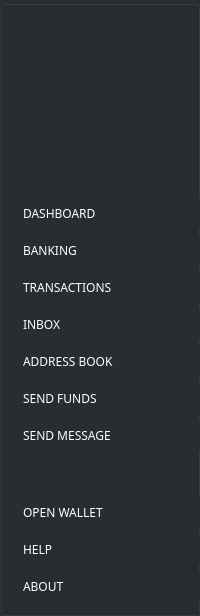
       <widget class="QGroupBox" name="leftMenu">
        <property name="sizePolicy">
         <sizepolicy hsizetype="Expanding" vsizetype="Expanding">
          <horstretch>0</horstretch>
          <verstretch>0</verstretch>
         </sizepolicy>
        </property>
        <property name="minimumSize">
         <size>
          <width>200</width>
          <height>0</height>
         </size>
        </property>
        <property name="maximumSize">
         <size>
          <width>200</width>
          <height>16777215</height>
         </size>
        </property>
        <property name="styleSheet">
         <string notr="true">background-color: #282d31; border-right: 1px solid #444;</string>
        </property>
        <property name="title">
         <string/>
        </property>
        <layout class="QVBoxLayout" name="verticalLayout">
         <property name="leftMargin">
          <number>0</number>
         </property>
         <property name="rightMargin">
          <number>0</number>
         </property>
         <item>
          <widget class="QLabel" name="label_42">
           <property name="minimumSize">
            <size>
             <width>175</width>
             <height>175</height>
            </size>
           </property>
           <property name="maximumSize">
            <size>
             <width>175</width>
             <height>175</height>
            </size>
           </property>
           <property name="styleSheet">
            <string notr="true">padding: 40px;
border:none;</string>
           </property>
           <property name="text">
            <string/>
           </property>
           <property name="pixmap">
            <pixmap resource="../../resources.qrc">:/images/w2w-logo</pixmap>
           </property>
           <property name="scaledContents">
            <bool>true</bool>
           </property>
           <property name="alignment">
            <set>Qt::AlignCenter</set>
           </property>
          </widget>
         </item>
         <item>
          <widget class="QPushButton" name="lm_dashboardButton">
           <property name="minimumSize">
            <size>
             <width>199</width>
             <height>31</height>
            </size>
           </property>
           <property name="maximumSize">
            <size>
             <width>199</width>
             <height>31</height>
            </size>
           </property>
           <property name="font">
            <font>
             <family>Poppins</family>
             <weight>50</weight>
             <bold>false</bold>
            </font>
           </property>
           <property name="styleSheet">
            <string notr="true">QPushButton {
text-align: left; 
color: #fff; 
padding-left: 20px;
font-weight: normal;
border: none;

}

QPushButton:hover {
text-align: left; color: orange; 
padding-left: 20px;
border: none;
background-color: #333;
}</string>
           </property>
           <property name="text">
            <string>DASHBOARD</string>
           </property>
           <property name="icon">
            <iconset resource="../../resources.qrc">
             <normaloff>:/icons/icon-home</normaloff>:/icons/icon-home</iconset>
           </property>
           <property name="iconSize">
            <size>
             <width>18</width>
             <height>18</height>
            </size>
           </property>
          </widget>
         </item>
         <item>
          <widget class="QPushButton" name="lm_bankingButton">
           <property name="minimumSize">
            <size>
             <width>199</width>
             <height>31</height>
            </size>
           </property>
           <property name="maximumSize">
            <size>
             <width>199</width>
             <height>31</height>
            </size>
           </property>
           <property name="font">
            <font>
             <family>Poppins</family>
             <weight>50</weight>
             <bold>false</bold>
            </font>
           </property>
           <property name="styleSheet">
            <string notr="true">QPushButton {
text-align: left; 
color: #fff; 
padding-left: 20px;
font-weight: normal;
border: none;

}

QPushButton:hover {
text-align: left; color: orange; 
padding-left: 20px;
border: none;
background-color: #333;
}</string>
           </property>
           <property name="text">
            <string>BANKING</string>
           </property>
           <property name="icon">
            <iconset resource="../../resources.qrc">
             <normaloff>:/icons/icon-banking</normaloff>:/icons/icon-banking</iconset>
           </property>
           <property name="iconSize">
            <size>
             <width>18</width>
             <height>18</height>
            </size>
           </property>
          </widget>
         </item>
         <item>
          <widget class="QPushButton" name="lm_transactionButton">
           <property name="minimumSize">
            <size>
             <width>199</width>
             <height>31</height>
            </size>
           </property>
           <property name="maximumSize">
            <size>
             <width>199</width>
             <height>31</height>
            </size>
           </property>
           <property name="font">
            <font>
             <family>Poppins</family>
             <weight>50</weight>
             <bold>false</bold>
            </font>
           </property>
           <property name="styleSheet">
            <string notr="true">QPushButton {
text-align: left; 
color: #fff; 
padding-left: 20px;
font-weight: normal;
border: none;

}

QPushButton:hover {
text-align: left; color: orange; 
padding-left: 20px;
border: none;
background-color: #333;
}</string>
           </property>
           <property name="text">
            <string>TRANSACTIONS</string>
           </property>
           <property name="icon">
            <iconset resource="../../resources.qrc">
             <normaloff>:/icons/icon-transactions</normaloff>:/icons/icon-transactions</iconset>
           </property>
           <property name="iconSize">
            <size>
             <width>18</width>
             <height>18</height>
            </size>
           </property>
          </widget>
         </item>
         <item>
          <widget class="QPushButton" name="lm_messagesButton">
           <property name="minimumSize">
            <size>
             <width>199</width>
             <height>31</height>
            </size>
           </property>
           <property name="maximumSize">
            <size>
             <width>199</width>
             <height>31</height>
            </size>
           </property>
           <property name="font">
            <font>
             <family>Poppins</family>
             <weight>50</weight>
             <bold>false</bold>
            </font>
           </property>
           <property name="styleSheet">
            <string notr="true">QPushButton {
text-align: left; 
color: #fff; 
padding-left: 20px;
font-weight: normal;
border: none;

}

QPushButton:hover {
text-align: left; color: orange; 
padding-left: 20px;
border: none;
background-color: #333;
}</string>
           </property>
           <property name="text">
            <string>INBOX</string>
           </property>
           <property name="icon">
            <iconset resource="../../resources.qrc">
             <normaloff>:/icons/icon-messages</normaloff>:/icons/icon-messages</iconset>
           </property>
           <property name="iconSize">
            <size>
             <width>18</width>
             <height>18</height>
            </size>
           </property>
          </widget>
         </item>
         <item>
          <widget class="QPushButton" name="lm_addressBookButton_2">
           <property name="minimumSize">
            <size>
             <width>199</width>
             <height>31</height>
            </size>
           </property>
           <property name="maximumSize">
            <size>
             <width>199</width>
             <height>31</height>
            </size>
           </property>
           <property name="font">
            <font>
             <family>Poppins</family>
             <weight>50</weight>
             <bold>false</bold>
            </font>
           </property>
           <property name="styleSheet">
            <string notr="true">QPushButton {
text-align: left; 
color: #fff; 
padding-left: 20px;
font-weight: normal;
border: none;

}

QPushButton:hover {
text-align: left; color: orange; 
padding-left: 20px;
border: none;
background-color: #333;
}</string>
           </property>
           <property name="text">
            <string>ADDRESS BOOK</string>
           </property>
           <property name="icon">
            <iconset resource="../../resources.qrc">
             <normaloff>:/icons/address-book</normaloff>:/icons/address-book</iconset>
           </property>
           <property name="iconSize">
            <size>
             <width>18</width>
             <height>18</height>
            </size>
           </property>
          </widget>
         </item>
         <item>
          <widget class="QPushButton" name="lm_newTransferButton">
           <property name="minimumSize">
            <size>
             <width>199</width>
             <height>31</height>
            </size>
           </property>
           <property name="maximumSize">
            <size>
             <width>199</width>
             <height>31</height>
            </size>
           </property>
           <property name="font">
            <font>
             <family>Poppins</family>
             <weight>50</weight>
             <bold>false</bold>
            </font>
           </property>
           <property name="styleSheet">
            <string notr="true">QPushButton {
text-align: left; 
color: #fff; 
padding-left: 20px;
font-weight: normal;
border: none;

}

QPushButton:hover {
text-align: left; color: orange; 
padding-left: 20px;
border: none;
background-color: #333;
}</string>
           </property>
           <property name="text">
            <string>SEND FUNDS</string>
           </property>
           <property name="icon">
            <iconset resource="../../resources.qrc">
             <normaloff>:/icons/icon-send</normaloff>:/icons/icon-send</iconset>
           </property>
          </widget>
         </item>
         <item>
          <widget class="QPushButton" name="lm_newMessageButton">
           <property name="minimumSize">
            <size>
             <width>199</width>
             <height>31</height>
            </size>
           </property>
           <property name="maximumSize">
            <size>
             <width>199</width>
             <height>31</height>
            </size>
           </property>
           <property name="font">
            <font>
             <family>Poppins</family>
             <weight>50</weight>
             <bold>false</bold>
            </font>
           </property>
           <property name="styleSheet">
            <string notr="true">QPushButton {
text-align: left; 
color: #fff; 
padding-left: 20px;
font-weight: normal;
border: none;

}

QPushButton:hover {
text-align: left; color: orange; 
padding-left: 20px;
border: none;
background-color: #333;
}</string>
           </property>
           <property name="text">
            <string>SEND MESSAGE</string>
           </property>
           <property name="icon">
            <iconset resource="../../resources.qrc">
             <normaloff>:/icons/icon-send-message</normaloff>:/icons/icon-send-message</iconset>
           </property>
          </widget>
         </item>
         <item>
          <spacer name="verticalSpacer">
           <property name="orientation">
            <enum>Qt::Vertical</enum>
           </property>
           <property name="sizeHint" stdset="0">
            <size>
             <width>20</width>
             <height>40</height>
            </size>
           </property>
          </spacer>
         </item>
         <item>
          <widget class="QPushButton" name="lm_newOpenWalletButton">
           <property name="minimumSize">
            <size>
             <width>199</width>
             <height>31</height>
            </size>
           </property>
           <property name="maximumSize">
            <size>
             <width>199</width>
             <height>60</height>
            </size>
           </property>
           <property name="font">
            <font>
             <family>Poppins</family>
             <weight>50</weight>
             <bold>false</bold>
            </font>
           </property>
           <property name="styleSheet">
            <string notr="true">QPushButton {
text-align: left; 
color: #fff; 
padding-left: 20px;
font-weight: normal;
border: none;

}

QPushButton:hover {
text-align: left; color: orange; 
padding-left: 20px;
border: none;
background-color: #333;
}</string>
           </property>
           <property name="text">
            <string>OPEN WALLET</string>
           </property>
          </widget>
         </item>
         <item>
          <widget class="QPushButton" name="lm_helpButton">
           <property name="minimumSize">
            <size>
             <width>199</width>
             <height>31</height>
            </size>
           </property>
           <property name="maximumSize">
            <size>
             <width>199</width>
             <height>60</height>
            </size>
           </property>
           <property name="font">
            <font>
             <family>Poppins</family>
             <weight>50</weight>
             <bold>false</bold>
            </font>
           </property>
           <property name="styleSheet">
            <string notr="true">QPushButton {
text-align: left; 
color: #fff; 
padding-left: 20px;
font-weight: normal;
border: none;

}

QPushButton:hover {
text-align: left; color: orange; 
padding-left: 20px;
border: none;
background-color: #333;
}</string>
           </property>
           <property name="text">
            <string>HELP</string>
           </property>
           <property name="iconSize">
            <size>
             <width>18</width>
             <height>18</height>
            </size>
           </property>
          </widget>
         </item>
         <item>
          <widget class="QPushButton" name="lm_about">
           <property name="minimumSize">
            <size>
             <width>199</width>
             <height>31</height>
            </size>
           </property>
           <property name="maximumSize">
            <size>
             <width>199</width>
             <height>60</height>
            </size>
           </property>
           <property name="font">
            <font>
             <family>Poppins</family>
             <weight>50</weight>
             <bold>false</bold>
            </font>
           </property>
           <property name="styleSheet">
            <string notr="true">QPushButton {
text-align: left; 
color: #fff; 
padding-left: 20px;
font-weight: normal;
border: none;

}

QPushButton:hover {
text-align: left; color: orange; 
padding-left: 20px;
border: none;
background-color: #333;
}</string>
           </property>
           <property name="text">
            <string>ABOUT</string>
           </property>
           <property name="iconSize">
            <size>
             <width>18</width>
             <height>18</height>
            </size>
           </property>
          </widget>
         </item>
        </layout>
        <zorder>lm_dashboardButton</zorder>
        <zorder>lm_bankingButton</zorder>
        <zorder>lm_transactionButton</zorder>
        <zorder>lm_messagesButton</zorder>
        <zorder>lm_addressBookButton_2</zorder>
        <zorder>lm_newTransferButton</zorder>
        <zorder>lm_newMessageButton</zorder>
        <zorder>lm_helpButton</zorder>
        <zorder>lm_about</zorder>
        <zorder>label_42</zorder>
        <zorder>lm_newOpenWalletButton</zorder>
       </widget>
